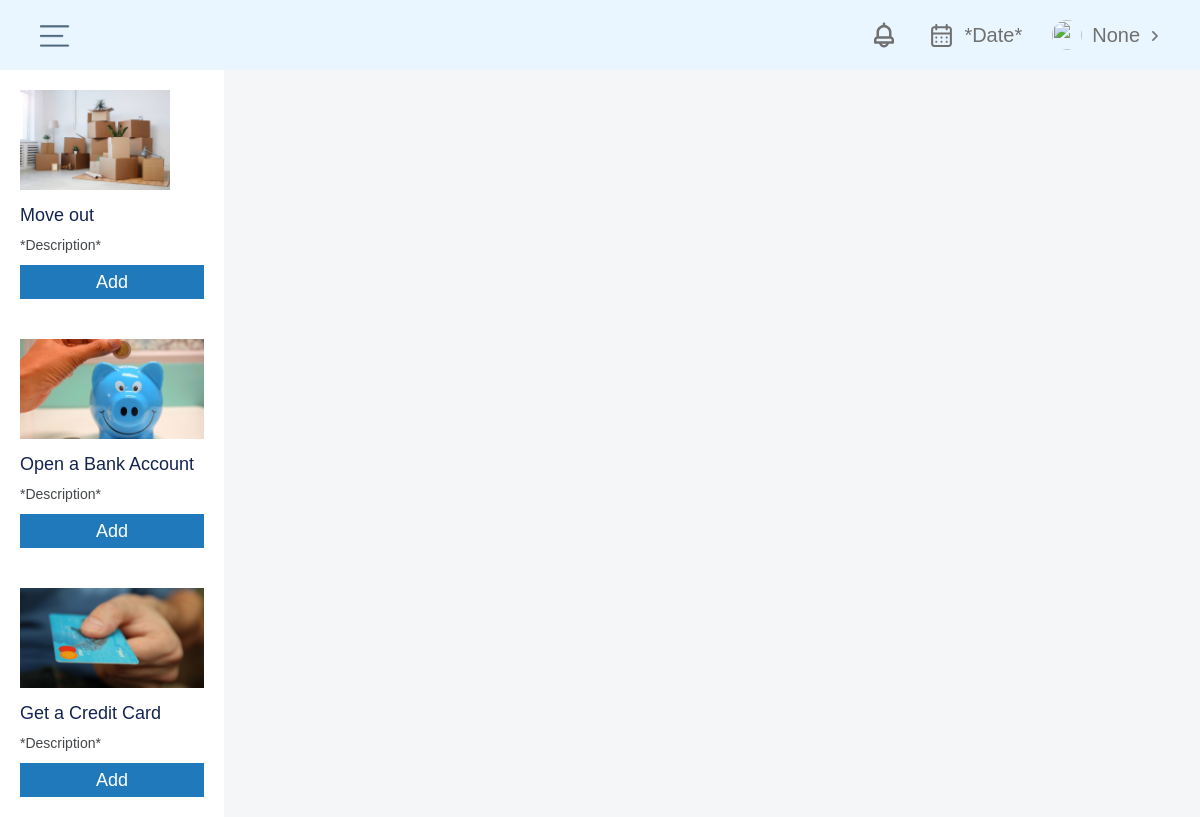
Screenshot of /anytime-decision/all/ (signed in) with the database file from the repository.
### Student/models.py (models this page shows, shortened)
class AnytimeDecision(models.Model):
    title = models.CharField(max_length=500, null=True, blank=True)
    name_id = models.CharField(max_length=500, null=True, blank=True)
    step2_path = models.CharField(max_length=500, null=True, blank=True)
    video_link = models.CharField(max_length=500, null=True, blank=True)
    decision_id = models.CharField(max_length=500, null=True, blank=True)
    description = models.TextField(max_length=500, null=True, blank=True)
    learning_objectives = models.TextField(max_length=500, null=True, blank=True)
    vocab = models.TextField(max_length=500, null=True, blank=True)
    yearly_cost = models.IntegerField(null=True, blank=True)
    monthly_cost = models.IntegerField(null=True, blank=True)
    next_btn_link = models.CharField(max_length=500, null=True, blank=True)
    img = models.ImageField(upload_to='anytimeImages/', null=True, blank=True)

### Student/views.py (the view)
# urls.py: path('all/', views.anytime_decision_bank, name='all-anytime-decisions'),
def anytime_decision_bank(request):
    anytime_decisions = AnytimeDecision.objects.all()
    context = {
        "anytime_decisions": anytime_decisions
    }
    return render(request, 'Students/all_anytime_decisions.html', context=context)

### Accounts/models.py (called while the page is built)
    def get_first_name(self):
        return self.first_name

    def get_user_id(self):
        return self.user_id

    def get_user_image(self):
        return self.user_image

### Budget/context-processors.py (called while the page is built)
def account_info(request):
    user = request.user
    if user.is_active:
        account = Account.objects.filter(pk=request.user.pk)
        user_id = account.model.get_user_id(self=user)
        first_name = account.model.get_first_name(self=user)
        user_image = account.model.get_user_image(self=user)
        return {
            'first_name': first_name,
            'user_image': user_image,
        }
    else:
        return {
            'first_name': 'user',
            'user_image': 'img',
        }

### templates/Students/all_anytime_decisions.html
{% extends 'Students/base.html' %}
{% block content %}
{% for decision in anytime_decisions %}
<div class="w-layout-grid grid-7">
<div id="w-node-ed09823b-3717-1360-ceaf-ff020bd30795-fe18aa3b" class="_20-padding-container alternative">
<div><img src="{{ decision.img.url }}" loading="lazy" width="200px" height="110" class="image-5" alt=""></div>
<div id="w-node-ed09823b-3717-1360-ceaf-ff020bd30798-fe18aa3b" class="_10-top">
    <div class="_18">{{ decision.title }}</div>
    <div class="_14px _10-top _14">*Description*</div>
</div>
<div class="_10-top _100-width">
    <a href="{% url 'Anytime:anytime-decision' decision.id %}" style="text-decoration: none">
        <div class="add-button">
            <div class="_18-poppins white">Add</div>
        </div>
    </a>
</div>
</div>
</div>
{% endfor %}
{% endblock %}

### static/budget/css/webflow.css (style rules this page uses)
* { -webkit-box-sizing: border-box; -moz-box-sizing: border-box; box-sizing: border-box; }
html { height: 100%; }
body { margin: 0; min-height: 100%; background-color: #fff; font-family: Arial, sans-serif; font-size: 14px; line-height: 20px; color: #333; }
img { max-width: 100%; vertical-align: middle; display: inline-block; }

### rows the page displays
AnytimeDecision: img (picture), title "Move out"
AnytimeDecision: img (picture), title "Open a Bank Account"
AnytimeDecision: img (picture), title "Get a Credit Card"

### other values shown
{{ first_name }} "None"
